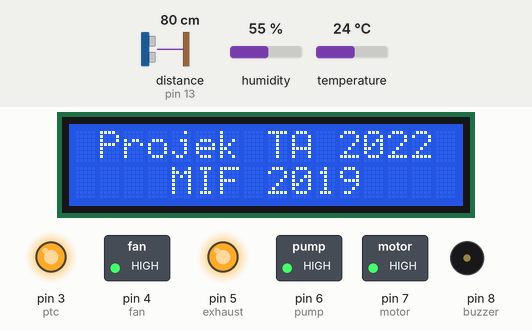
Simulated run of this sketch. Board: Arduino Uno, built with avr-gcc and run on an emulated ATmega328P. On the bench: 16×2 character LCD, switched loads named in the sketch (green lamp = pin HIGH), output pins drawn as LEDs (lit = HIGH), buzzer (waves = sounding, pin HIGH). The test bench sets the inputs (shaded band); at power-on: distance to the obstacle (sensor on pin 13) 80 cm, humidity 55 %, temperature 24 °C. The echo pulse lasts 58.3 µs per cm; the local clock reads 2024-03-15 10:24:30 at power-on unless the sketch sets it; pins used as bus, display or sensor lines are not drawn; what the sketch prints to the serial monitor is not drawn.

Above: at 0.1 s.
At 21.7 s:
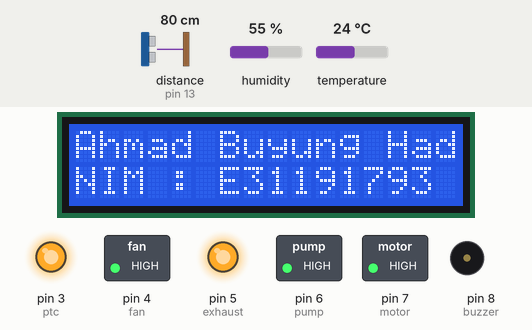
At 23.2 s:
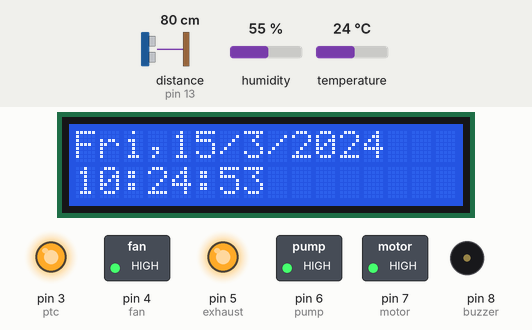
At 26.3 s:
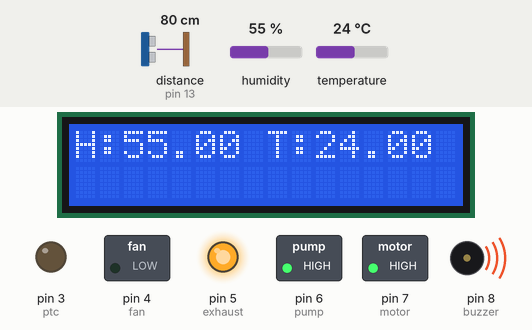
At 32.3 s:
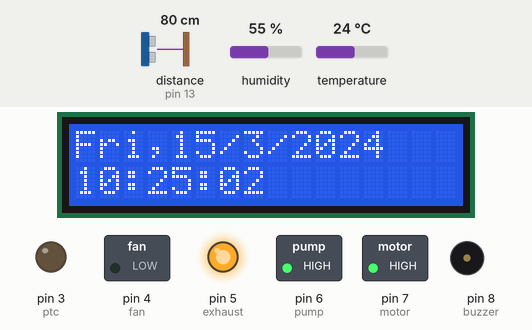
At 38.4 s:
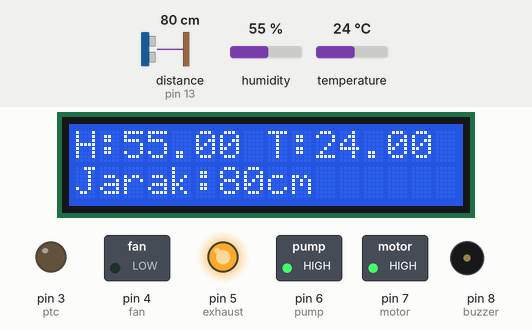
Timing chart, 0 to 39.9 s (numbered marks = the images above):
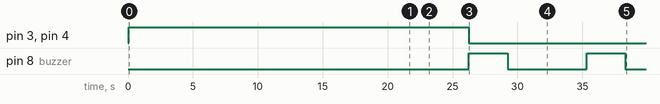

Measured:
- by itself, pin 3 (ptc), pin 4 (fan): HIGH → LOW at 26.2 s
- by itself, pin 8 (buzzer): alternates HIGH for 3.0 s and LOW for 6.1 s
- what the display in image 1 shows lasts 1.5 s, from 21.7 s to 23.2 s
- what the display in image 2 shows lasts 2.0 s, from 23.2 s to 25.2 s
- what the display in image 3 shows lasts 4.0 s, from 25.2 s to 29.2 s

The sketch:

Coding_Fix.ino
```cpp
#include <Wire.h> // Library Wire.h
#include "RTClib.h" //Library RTC 1307
#include <LiquidCrystal_I2C.h> //Library LCD I2C
#include <DHT.h> //Library DHT 11
LiquidCrystal_I2C lcd(0x27 ,16,2); //Inisialisasi alamat modul I2C
#define DHTPIN 2 //Inisialisasi pin DHT 11 di Pin No 2 Arduino
#define DHTTYPE DHT11 //Inisialisasi tipe DHT
DHT dht(DHTPIN,DHTTYPE);

  //Inisialisasi Pin Sensor Ultrasonik HC SR04
  int trig = 12;           // membuat variabel trig yang di set ke-pin 12
  int echo = 13;           // membuat variabel echo yang di set ke-pin 13
  long duration;
  long distance;

  //Inisialisasi pin Relay
  const int ptc = 3; // Pin relay 1 di pin 3 arduino
  const int fan = 4; // Pin relay 2 di pin 4 arduino
  const int exhaust = 5; // Pin relay 3 di pin 5 arduino
  const int pump = 6; // Pin relay 4 di pin 6 arduino
  const int motor = 7; // Pin relay 5 di pin 7 arduino

  //Inisialisasi pin buzzer
  const int buzzer = 8;

  //Setup RTC 1307
  RTC_DS1307 RTC;
  char daysOfTheWeek[7][12] = {"Sun", "Mon", "Tues", "Wed", "Thurs", "Fri", "Satur"};

void setup(){
    Serial.begin(9600);
    //Memulai sensor dht 11
    dht.begin();

    //Setting LCD 16x2 I2C
    lcd.init();
    lcd.backlight();

    //Setting pin Mode sensor ultrasonik HC SR04
    pinMode(trig, OUTPUT);    // set pin trig menjadi OUTPUT
    pinMode(echo, INPUT);     // set pin echo menjadi INPUT

    //Setting pin Mode Relay
    pinMode(ptc, OUTPUT);
    pinMode(fan, OUTPUT);
    pinMode(exhaust, OUTPUT);
    pinMode(pump, OUTPUT);
    pinMode(motor, OUTPUT);

    digitalWrite(ptc, HIGH);
    digitalWrite(fan, HIGH);
    digitalWrite(exhaust, HIGH);
    digitalWrite(pump, HIGH);
    digitalWrite(motor, HIGH);

    //Inisialisasi pin Mode buzzer
    pinMode(buzzer, OUTPUT);

    lcd.setCursor(1, 0);
    lcd.print("Projek TA 2022");
    lcd.setCursor(4,1);
    lcd.print("MIF 2019");
    delay(1000);
    lcd.clear();

    lcd.setCursor(0,0);
    lcd.print("Ahmad Buyung Hadi Santoso");
    lcd.setCursor(0,1);
    lcd.print("NIM : E31191793");
    delay(1000);
    //Membuat efek teks running ke kanan
    for ( int i = 1; i <= 40; i++ ){
      lcd.scrollDisplayRight();
      delay(500);
    }
    delay(1000);
    lcd.clear();

    RTC.begin();
    if (! RTC.isrunning()) {
        Serial.println("RTC is NOT running!");
        lcd.setCursor(0,0);
        lcd.print("RTC is NOT running!");
        lcd.clear();
        RTC.adjust(DateTime(F(__DATE__), F(__TIME__)));
    }
}

void loop(){
    rtc();
    delay(2000);
    lcd.clear();
    temperature();
    volume();
    delay(2000);
    lcd.clear();
    putar();

}

void rtc(){
    /* PENGATURAN TANGGAL, BULAN, TAHUN */
    DateTime now = RTC.now();
    lcd.setCursor(0, 0);
    lcd.print(daysOfTheWeek[now.dayOfTheWeek()]);
    lcd.print(',');
    lcd.print(now.day(), DEC);
    lcd.print('/');
    lcd.print(now.month(), DEC);
    lcd.print('/');
    lcd.print(now.year(), DEC);
    lcd.print(' ');

    /* PENGATURAN JAM, MENIT, DETIK */
    lcd.setCursor(0, 1);
    if (now.hour() >= 0 && now.hour() < 10) {
    lcd.print('0');
    }
    lcd.print(now.hour(), DEC);
    lcd.print(':');
    if (now.minute() >= 0 && now.minute() < 10) {
    lcd.print('0');
    }
    lcd.print(now.minute(), DEC);
    lcd.print(':');
    if (now.second() >= 0 && now.second() < 10) {
    lcd.print('0');
    }
    lcd.print(now.second(), DEC);

    /*
    Serial.print("JAM : ");
    Serial.print(now.hour(), DEC);
    Serial.print(':');
    Serial.print(now.minute(), DEC);
    Serial.print(':');
    Serial.println(now.second(), DEC);*/
}

void putar(){
  DateTime now = RTC.now();
  if (now.hour() == 6 && now.minute() ==00 && now.second() < 10){
    digitalWrite(motor, LOW);
    delay(6000);
    digitalWrite(motor, HIGH);
    delay(1000);
  }
   if (now.hour() == 12 && now.minute() ==00 && now.second() < 10){
    digitalWrite(motor, LOW);
    delay(6000);
    digitalWrite(motor, HIGH);
    delay(1000);
  }
   if (now.hour() == 18 && now.minute() ==00 && now.second() < 10){
    digitalWrite(motor, LOW);
    delay(6000);
    digitalWrite(motor, HIGH);
    delay(1000);
  }
   if (now.hour() ==00 && now.minute() ==00 && now.second() < 10){
    digitalWrite(motor, LOW);
    delay(6000);
    digitalWrite(motor, HIGH);
    delay(1000);
  }
}

void temperature(){
   //Pembacaan Suhu dan Kelembaban
    float hum = dht.readHumidity();
    float temp = dht.readTemperature();

    //mengecek pembacaan apakah terjadi kegagalan atau tidak
    if (isnan(hum) || isnan(temp)) {
      Serial.println("Pembacaan data dari module sensor gagal!");
      return;
    }

    /*
    Serial.print("Hum: ");
    Serial.print(hum);
    Serial.print(" %\t");
    Serial.print("Temp: ");
    Serial.print(temp);
    Serial.println(" C\t");
    delay(1000);*/

    lcd.setCursor(0,0);
    lcd.print("H:");
    lcd.print(hum);
    lcd.setCursor(8,0);
    lcd.print("T:");
    lcd.print(temp);
    delay(1000);

    if ( temp <= 37 ) {
      digitalWrite(ptc, LOW);
      digitalWrite(fan, LOW);
      digitalWrite(exhaust, HIGH);
    }

    if ( temp >= 39 ) {
      digitalWrite(ptc, HIGH);
      digitalWrite(fan, HIGH);
      digitalWrite(exhaust, LOW);
    }

    if ( temp <= 35 ) {
      digitalWrite(buzzer, HIGH);
      delay(3000);
      digitalWrite(buzzer, LOW);
    }

    if ( temp >= 41 ) {
      digitalWrite(buzzer, HIGH);
      delay(3000);
      digitalWrite(buzzer, LOW);
    }

    if ( hum <= 45 ) {
      digitalWrite(buzzer, HIGH);
      delay(3000);
      digitalWrite(buzzer, LOW);
    }

    if ( hum >= 70 ) {
      digitalWrite(buzzer, HIGH);
      delay(3000);
      digitalWrite(buzzer, LOW);
    }
}

void volume(){
    // program dibawah ini agar trigger memancarakan ultrasonic
    digitalWrite(trig, LOW);
    delayMicroseconds(2);
    digitalWrite(trig, HIGH);
    delayMicroseconds(10);
    digitalWrite(trig, LOW);

    duration = pulseIn(echo, HIGH); // menerima suara ultrasonic
    distance = (duration / 2) / 29.1; // mengubah durasi menjadi jarak (cm)
    Serial.println(distance);  // menampilkan jarak pada Serial Monitor

    lcd.setCursor(0,1);
    lcd.print("Jarak:");
    lcd.print(distance);
    lcd.print("cm");
    delay(1000);

    if ( distance == 8 ) {
      digitalWrite(pump, LOW);
      lcd.clear();
      lcd.setCursor(0,0);
      lcd.print("Pompa");
      lcd.setCursor(0,1);
      lcd.print("Hidup");
      delay(60000);
      lcd.clear();
    }

    if ( distance <= 7 ) {
      digitalWrite(pump, HIGH);
    }
}
```
